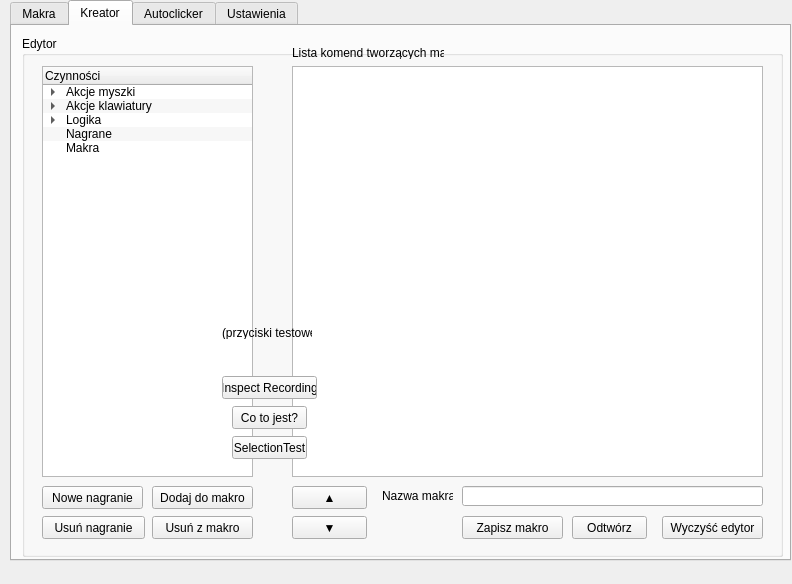
<?xml version="1.0" encoding="UTF-8"?>
<ui version="4.0">
 <class>MainWindow</class>
 <widget class="QMainWindow" name="MainWindow">
  <property name="geometry">
   <rect>
    <x>0</x>
    <y>0</y>
    <width>792</width>
    <height>584</height>
   </rect>
  </property>
  <property name="sizePolicy">
   <sizepolicy hsizetype="Fixed" vsizetype="Fixed">
    <horstretch>0</horstretch>
    <verstretch>0</verstretch>
   </sizepolicy>
  </property>
  <property name="windowTitle">
   <string>Rzeczy w miejscach 0.6</string>
  </property>
  <widget class="QWidget" name="centralwidget">
   <property name="sizePolicy">
    <sizepolicy hsizetype="Fixed" vsizetype="Fixed">
     <horstretch>0</horstretch>
     <verstretch>0</verstretch>
    </sizepolicy>
   </property>
   <widget class="QTabWidget" name="tabs">
    <property name="geometry">
     <rect>
      <x>10</x>
      <y>0</y>
      <width>781</width>
      <height>561</height>
     </rect>
    </property>
    <property name="focusPolicy">
     <enum>Qt::ClickFocus</enum>
    </property>
    <property name="currentIndex">
     <number>1</number>
    </property>
    <widget class="QWidget" name="macroTab">
     <attribute name="title">
      <string>Makra</string>
     </attribute>
     <widget class="QPushButton" name="macroDelete">
      <property name="geometry">
       <rect>
        <x>690</x>
        <y>500</y>
        <width>75</width>
        <height>23</height>
       </rect>
      </property>
      <property name="text">
       <string>Usuń</string>
      </property>
     </widget>
     <widget class="QPushButton" name="macroEdit">
      <property name="geometry">
       <rect>
        <x>20</x>
        <y>500</y>
        <width>91</width>
        <height>23</height>
       </rect>
      </property>
      <property name="text">
       <string>Edytuj</string>
      </property>
     </widget>
     <widget class="QPushButton" name="macroNew">
      <property name="geometry">
       <rect>
        <x>130</x>
        <y>500</y>
        <width>97</width>
        <height>23</height>
       </rect>
      </property>
      <property name="text">
       <string>Dodaj nowe makro</string>
      </property>
     </widget>
     <widget class="QTreeView" name="macroTreeView">
      <property name="geometry">
       <rect>
        <x>10</x>
        <y>10</y>
        <width>751</width>
        <height>481</height>
       </rect>
      </property>
     </widget>
     <widget class="QPushButton" name="macroWhatIsThisButton">
      <property name="geometry">
       <rect>
        <x>660</x>
        <y>370</y>
        <width>91</width>
        <height>23</height>
       </rect>
      </property>
      <property name="text">
       <string>Inspect</string>
      </property>
     </widget>
     <widget class="QPushButton" name="macroSaveAllMacrosButton">
      <property name="geometry">
       <rect>
        <x>661</x>
        <y>400</y>
        <width>91</width>
        <height>23</height>
       </rect>
      </property>
      <property name="text">
       <string>Save all macros</string>
      </property>
     </widget>
     <widget class="QPushButton" name="macroLoadAllMacrosButton">
      <property name="geometry">
       <rect>
        <x>660</x>
        <y>430</y>
        <width>91</width>
        <height>23</height>
       </rect>
      </property>
      <property name="text">
       <string>Load all macros</string>
      </property>
     </widget>
     <widget class="QPushButton" name="macroClearMacroDataButton">
      <property name="geometry">
       <rect>
        <x>659</x>
        <y>460</y>
        <width>91</width>
        <height>23</height>
       </rect>
      </property>
      <property name="text">
       <string>Clear macro data</string>
      </property>
     </widget>
    </widget>
    <widget class="QWidget" name="creatorTab">
     <attribute name="title">
      <string>Kreator</string>
     </attribute>
     <widget class="QGroupBox" name="creatorEditorGroup">
      <property name="geometry">
       <rect>
        <x>10</x>
        <y>10</y>
        <width>761</width>
        <height>521</height>
       </rect>
      </property>
      <property name="title">
       <string>Edytor</string>
      </property>
      <widget class="QPushButton" name="creatorEditorDeleteFromMacro">
       <property name="geometry">
        <rect>
         <x>130</x>
         <y>480</y>
         <width>101</width>
         <height>23</height>
        </rect>
       </property>
       <property name="text">
        <string>Usuń z makro</string>
       </property>
      </widget>
      <widget class="QTreeWidget" name="creatorEditorActions">
       <property name="geometry">
        <rect>
         <x>20</x>
         <y>30</y>
         <width>211</width>
         <height>411</height>
        </rect>
       </property>
       <property name="frameShadow">
        <enum>QFrame::Sunken</enum>
       </property>
       <property name="alternatingRowColors">
        <bool>true</bool>
       </property>
       <column>
        <property name="text">
         <string>Czynności</string>
        </property>
       </column>
       <item>
        <property name="text">
         <string>Akcje myszki</string>
        </property>
        <item>
         <property name="text">
          <string>Przemieść kursor</string>
         </property>
        </item>
        <item>
         <property name="text">
          <string>Kliknięcie</string>
         </property>
        </item>
        <item>
         <property name="text">
          <string>Podwójne kliknięcie</string>
         </property>
        </item>
        <item>
         <property name="text">
          <string>Przytrzymaj przycisk myszy</string>
         </property>
        </item>
        <item>
         <property name="text">
          <string>Puść przycisk myszy</string>
         </property>
        </item>
        <item>
         <property name="text">
          <string>Ruch kółka myszy</string>
         </property>
        </item>
       </item>
       <item>
        <property name="text">
         <string>Akcje klawiatury</string>
        </property>
        <item>
         <property name="text">
          <string>Kliknij klawisz</string>
         </property>
        </item>
        <item>
         <property name="text">
          <string>Przytrzymaj klawisz</string>
         </property>
        </item>
        <item>
         <property name="text">
          <string>Puść klawisz</string>
         </property>
        </item>
        <item>
         <property name="text">
          <string>Wypisz tekst</string>
         </property>
        </item>
        <item>
         <property name="text">
          <string>Puść wszystkie klawisze</string>
         </property>
        </item>
       </item>
       <item>
        <property name="text">
         <string>Logika</string>
        </property>
        <item>
         <property name="text">
          <string>Czekaj na akcję myszy</string>
         </property>
        </item>
        <item>
         <property name="text">
          <string>Czekaj na akcję klawiatury</string>
         </property>
        </item>
        <item>
         <property name="text">
          <string>Czekaj N sekund</string>
         </property>
        </item>
        <item>
         <property name="text">
          <string>Wykonaj N razy</string>
         </property>
        </item>
       </item>
       <item>
        <property name="text">
         <string>Nagrane</string>
        </property>
       </item>
       <item>
        <property name="text">
         <string>Makra</string>
        </property>
       </item>
      </widget>
      <widget class="QPushButton" name="creatorEditorAddToMacro">
       <property name="geometry">
        <rect>
         <x>130</x>
         <y>450</y>
         <width>101</width>
         <height>23</height>
        </rect>
       </property>
       <property name="text">
        <string>Dodaj do makro</string>
       </property>
      </widget>
      <widget class="QPushButton" name="creatorEditorMoveUp">
       <property name="geometry">
        <rect>
         <x>270</x>
         <y>450</y>
         <width>75</width>
         <height>23</height>
        </rect>
       </property>
       <property name="text">
        <string>▲</string>
       </property>
      </widget>
      <widget class="QPushButton" name="creatorEditorMoveDown">
       <property name="geometry">
        <rect>
         <x>270</x>
         <y>480</y>
         <width>75</width>
         <height>23</height>
        </rect>
       </property>
       <property name="text">
        <string>▼</string>
       </property>
      </widget>
      <widget class="QPushButton" name="creatorEditorSave">
       <property name="geometry">
        <rect>
         <x>440</x>
         <y>480</y>
         <width>101</width>
         <height>23</height>
        </rect>
       </property>
       <property name="text">
        <string>Zapisz makro</string>
       </property>
      </widget>
      <widget class="QLineEdit" name="creatorEditorName">
       <property name="geometry">
        <rect>
         <x>440</x>
         <y>450</y>
         <width>301</width>
         <height>20</height>
        </rect>
       </property>
      </widget>
      <widget class="QLabel" name="label_9">
       <property name="geometry">
        <rect>
         <x>360</x>
         <y>450</y>
         <width>71</width>
         <height>20</height>
        </rect>
       </property>
       <property name="text">
        <string>Nazwa makra</string>
       </property>
      </widget>
      <widget class="QPushButton" name="creatorEditorClear">
       <property name="geometry">
        <rect>
         <x>640</x>
         <y>480</y>
         <width>101</width>
         <height>23</height>
        </rect>
       </property>
       <property name="text">
        <string>Wyczyść edytor</string>
       </property>
      </widget>
      <widget class="QPushButton" name="creatorEditorDeleteFromActions">
       <property name="geometry">
        <rect>
         <x>20</x>
         <y>480</y>
         <width>103</width>
         <height>23</height>
        </rect>
       </property>
       <property name="text">
        <string>Usuń nagranie</string>
       </property>
      </widget>
      <widget class="QPushButton" name="creatorEditorNewRecording">
       <property name="geometry">
        <rect>
         <x>20</x>
         <y>450</y>
         <width>101</width>
         <height>23</height>
        </rect>
       </property>
       <property name="text">
        <string>Nowe nagranie</string>
       </property>
      </widget>
      <widget class="QLabel" name="label_8">
       <property name="geometry">
        <rect>
         <x>270</x>
         <y>10</y>
         <width>152</width>
         <height>13</height>
        </rect>
       </property>
       <property name="text">
        <string>Lista komend tworzących makro</string>
       </property>
      </widget>
      <widget class="QTreeView" name="creatorEditorTreeView">
       <property name="geometry">
        <rect>
         <x>270</x>
         <y>30</y>
         <width>471</width>
         <height>411</height>
        </rect>
       </property>
       <property name="alternatingRowColors">
        <bool>true</bool>
       </property>
       <property name="textElideMode">
        <enum>Qt::ElideMiddle</enum>
       </property>
       <property name="verticalScrollMode">
        <enum>QAbstractItemView::ScrollPerPixel</enum>
       </property>
       <property name="wordWrap">
        <bool>true</bool>
       </property>
       <attribute name="headerDefaultSectionSize">
        <number>200</number>
       </attribute>
      </widget>
      <widget class="QPushButton" name="WhatIsThisButton">
       <property name="geometry">
        <rect>
         <x>210</x>
         <y>370</y>
         <width>75</width>
         <height>23</height>
        </rect>
       </property>
       <property name="text">
        <string>Co to jest?</string>
       </property>
      </widget>
      <widget class="QPushButton" name="previewButton">
       <property name="geometry">
        <rect>
         <x>550</x>
         <y>480</y>
         <width>75</width>
         <height>23</height>
        </rect>
       </property>
       <property name="text">
        <string>Odtwórz</string>
       </property>
      </widget>
      <widget class="QPushButton" name="testButton_3">
       <property name="geometry">
        <rect>
         <x>210</x>
         <y>400</y>
         <width>75</width>
         <height>23</height>
        </rect>
       </property>
       <property name="text">
        <string>SelectionTest</string>
       </property>
      </widget>
      <widget class="QLabel" name="label_10">
       <property name="geometry">
        <rect>
         <x>200</x>
         <y>290</y>
         <width>90</width>
         <height>13</height>
        </rect>
       </property>
       <property name="text">
        <string>(przyciski testowe)</string>
       </property>
      </widget>
      <widget class="QPushButton" name="InspectRecordingButton">
       <property name="geometry">
        <rect>
         <x>200</x>
         <y>340</y>
         <width>95</width>
         <height>23</height>
        </rect>
       </property>
       <property name="text">
        <string>Inspect Recording</string>
       </property>
      </widget>
     </widget>
    </widget>
    <widget class="QWidget" name="autoclickerTab">
     <attribute name="title">
      <string>Autoclicker</string>
     </attribute>
     <widget class="QGroupBox" name="AC_Time">
      <property name="geometry">
       <rect>
        <x>20</x>
        <y>20</y>
        <width>321</width>
        <height>80</height>
       </rect>
      </property>
      <property name="title">
       <string>Odstęp czasowy między kliknięciami</string>
      </property>
      <widget class="QSpinBox" name="AC_Hours">
       <property name="geometry">
        <rect>
         <x>20</x>
         <y>30</y>
         <width>42</width>
         <height>22</height>
        </rect>
       </property>
       <property name="maximum">
        <number>999</number>
       </property>
      </widget>
      <widget class="QSpinBox" name="AC_Minutes">
       <property name="geometry">
        <rect>
         <x>100</x>
         <y>30</y>
         <width>42</width>
         <height>22</height>
        </rect>
       </property>
       <property name="maximum">
        <number>999</number>
       </property>
      </widget>
      <widget class="QSpinBox" name="AC_Seconds">
       <property name="geometry">
        <rect>
         <x>180</x>
         <y>30</y>
         <width>42</width>
         <height>22</height>
        </rect>
       </property>
       <property name="maximum">
        <number>999</number>
       </property>
      </widget>
      <widget class="QSpinBox" name="AC_Miliseconds">
       <property name="geometry">
        <rect>
         <x>260</x>
         <y>30</y>
         <width>42</width>
         <height>22</height>
        </rect>
       </property>
       <property name="minimum">
        <number>1</number>
       </property>
       <property name="maximum">
        <number>999</number>
       </property>
       <property name="value">
        <number>100</number>
       </property>
      </widget>
      <widget class="QLabel" name="label">
       <property name="geometry">
        <rect>
         <x>260</x>
         <y>50</y>
         <width>54</width>
         <height>20</height>
        </rect>
       </property>
       <property name="text">
        <string>Milisekundy</string>
       </property>
      </widget>
      <widget class="QLabel" name="label_2">
       <property name="geometry">
        <rect>
         <x>180</x>
         <y>53</y>
         <width>41</width>
         <height>20</height>
        </rect>
       </property>
       <property name="text">
        <string>Sekundy</string>
       </property>
      </widget>
      <widget class="QLabel" name="label_3">
       <property name="geometry">
        <rect>
         <x>100</x>
         <y>51</y>
         <width>41</width>
         <height>20</height>
        </rect>
       </property>
       <property name="text">
        <string>Minuty</string>
       </property>
      </widget>
      <widget class="QLabel" name="label_4">
       <property name="geometry">
        <rect>
         <x>20</x>
         <y>53</y>
         <width>38</width>
         <height>20</height>
        </rect>
       </property>
       <property name="text">
        <string>Godziny</string>
       </property>
      </widget>
     </widget>
     <widget class="QPushButton" name="AC_Start">
      <property name="geometry">
       <rect>
        <x>30</x>
        <y>270</y>
        <width>131</width>
        <height>23</height>
       </rect>
      </property>
      <property name="text">
       <string>Start</string>
      </property>
     </widget>
     <widget class="QPushButton" name="AC_Stop">
      <property name="geometry">
       <rect>
        <x>194</x>
        <y>270</y>
        <width>141</width>
        <height>23</height>
       </rect>
      </property>
      <property name="text">
       <string>Stop</string>
      </property>
     </widget>
     <widget class="QGroupBox" name="AC_ClickHowManyTimesGroup">
      <property name="geometry">
       <rect>
        <x>180</x>
        <y>110</y>
        <width>161</width>
        <height>151</height>
       </rect>
      </property>
      <property name="title">
       <string>Ile razy ma klikać</string>
      </property>
      <widget class="QRadioButton" name="AC_ClickNTimes">
       <property name="geometry">
        <rect>
         <x>10</x>
         <y>60</y>
         <width>47</width>
         <height>21</height>
        </rect>
       </property>
       <property name="text">
        <string>Klikaj</string>
       </property>
      </widget>
      <widget class="QSpinBox" name="AC_ClickNTimesN">
       <property name="geometry">
        <rect>
         <x>60</x>
         <y>60</y>
         <width>61</width>
         <height>22</height>
        </rect>
       </property>
       <property name="minimum">
        <number>1</number>
       </property>
       <property name="maximum">
        <number>9999999</number>
       </property>
       <property name="value">
        <number>1</number>
       </property>
      </widget>
      <widget class="QLabel" name="label_7">
       <property name="geometry">
        <rect>
         <x>130</x>
         <y>60</y>
         <width>21</width>
         <height>21</height>
        </rect>
       </property>
       <property name="text">
        <string>razy</string>
       </property>
      </widget>
      <widget class="QRadioButton" name="AC_ClickUntilStopped">
       <property name="geometry">
        <rect>
         <x>10</x>
         <y>90</y>
         <width>123</width>
         <height>17</height>
        </rect>
       </property>
       <property name="text">
        <string>Klikaj do zatrzymania</string>
       </property>
       <property name="checked">
        <bool>true</bool>
       </property>
      </widget>
     </widget>
     <widget class="QGroupBox" name="groupBox">
      <property name="geometry">
       <rect>
        <x>20</x>
        <y>110</y>
        <width>151</width>
        <height>151</height>
       </rect>
      </property>
      <property name="title">
       <string>Opcje</string>
      </property>
      <widget class="QLabel" name="label_6">
       <property name="geometry">
        <rect>
         <x>20</x>
         <y>30</y>
         <width>113</width>
         <height>13</height>
        </rect>
       </property>
       <property name="text">
        <string>Wybierz przycisk myszy</string>
       </property>
      </widget>
      <widget class="QComboBox" name="AC_WhichButton">
       <property name="geometry">
        <rect>
         <x>20</x>
         <y>50</y>
         <width>71</width>
         <height>22</height>
        </rect>
       </property>
       <item>
        <property name="text">
         <string>Lewy</string>
        </property>
       </item>
       <item>
        <property name="text">
         <string>Środkowy</string>
        </property>
       </item>
       <item>
        <property name="text">
         <string>Prawy</string>
        </property>
       </item>
      </widget>
      <widget class="QLabel" name="label_5">
       <property name="geometry">
        <rect>
         <x>20</x>
         <y>90</y>
         <width>81</width>
         <height>16</height>
        </rect>
       </property>
       <property name="text">
        <string>Skrót klawiszowy</string>
       </property>
      </widget>
     </widget>
    </widget>
    <widget class="QWidget" name="settingsTab">
     <attribute name="title">
      <string>Ustawienia</string>
     </attribute>
     <widget class="QCheckBox" name="settingsAutosave">
      <property name="geometry">
       <rect>
        <x>10</x>
        <y>30</y>
        <width>157</width>
        <height>17</height>
       </rect>
      </property>
      <property name="text">
       <string>Autozapis po każdej zmianie</string>
      </property>
      <property name="checked">
       <bool>true</bool>
      </property>
     </widget>
     <widget class="QPushButton" name="settingsDefault">
      <property name="geometry">
       <rect>
        <x>10</x>
        <y>480</y>
        <width>171</width>
        <height>41</height>
       </rect>
      </property>
      <property name="text">
       <string>Przywróć domyślne ustawienia</string>
      </property>
     </widget>
     <widget class="QPushButton" name="forceSave">
      <property name="geometry">
       <rect>
        <x>10</x>
        <y>440</y>
        <width>81</width>
        <height>23</height>
       </rect>
      </property>
      <property name="text">
       <string>Zapisz</string>
      </property>
     </widget>
     <widget class="QPushButton" name="forceLoad">
      <property name="geometry">
       <rect>
        <x>100</x>
        <y>440</y>
        <width>81</width>
        <height>23</height>
       </rect>
      </property>
      <property name="text">
       <string>Wczytaj</string>
      </property>
     </widget>
     <widget class="QLabel" name="label_11">
      <property name="geometry">
       <rect>
        <x>558</x>
        <y>10</y>
        <width>204</width>
        <height>13</height>
       </rect>
      </property>
      <property name="text">
       <string>Skrót przerywający wszystkie odtwarzania</string>
      </property>
     </widget>
    </widget>
   </widget>
  </widget>
  <widget class="QMenuBar" name="menubar">
   <property name="geometry">
    <rect>
     <x>0</x>
     <y>0</y>
     <width>792</width>
     <height>21</height>
    </rect>
   </property>
  </widget>
 </widget>
 <resources/>
 <connections>
  <connection>
   <sender>creatorEditorActions</sender>
   <signal>itemDoubleClicked(QTreeWidgetItem*,int)</signal>
   <receiver>creatorEditorAddToMacro</receiver>
   <slot>click()</slot>
   <hints>
    <hint type="sourcelabel">
     <x>144</x>
     <y>189</y>
    </hint>
    <hint type="destinationlabel">
     <x>205</x>
     <y>518</y>
    </hint>
   </hints>
  </connection>
 </connections>
</ui>
